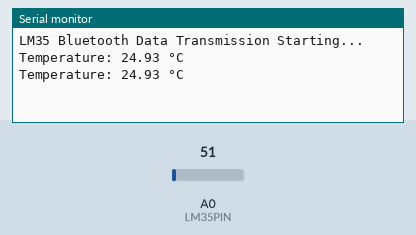
Simulated run of this sketch. Board: Arduino Uno, built with avr-gcc and run on an emulated ATmega328P. On the bench: the last lines printed to the serial monitor. The inputs (shaded band) are chosen by the test bench; at power-on: A0 (LM35PIN) = 51.

Above: at 2.8 s.
2.9 s: A0 (LM35PIN) set to 61
At 4.7 s:
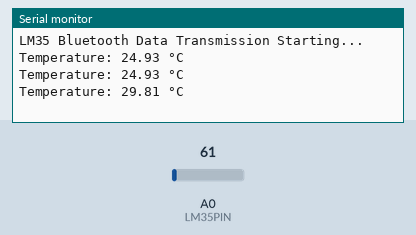
5.6 s: A0 (LM35PIN) set to 71
At 7.2 s:
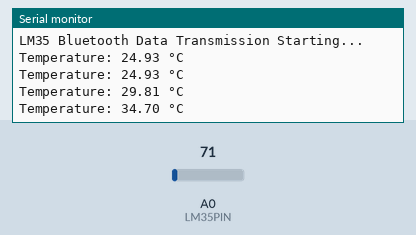
Timing chart, 0 to 8.7 s (numbered marks = the images above; inputs shaded):
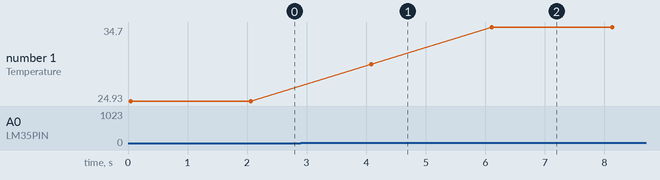

Measured:
- after the input at 2.9 s, the serial monitor: prints a new line after 1.2 s (image 1)
- after the input at 5.6 s, the serial monitor: prints a new line after 0.51 s (image 2)
- plotted number 1: 24.93 → 29.81 after the input at 2.9 s, 29.81 → 34.7 after the input at 5.6 s

The sketch:

BT_LM35.ino
```cpp
#include <SoftwareSerial.h>

// Define RX and TX pins for SoftwareSerial
SoftwareSerial BTSerial(2, 3); // RX | TX

// LM35 settings
#define LM35PIN A0 // Pin connected to LM35 sensor output

void setup() {
  // Initialize Serial Monitor
  Serial.begin(9600);
  // Initialize Bluetooth Serial
  BTSerial.begin(9600);

  Serial.println("LM35 Bluetooth Data Transmission Starting...");
  BTSerial.println("Ready to display LM35 data!");
}

void loop() {
  // Read the analog value from the LM35 sensor
  int analogValue = analogRead(LM35PIN);

  // Convert the analog value to temperature in Celsius
  float voltage = analogValue * (5.0 / 1023.0); // Convert to voltage (0-5V)
  float temperature = voltage * 100.0; // LM35 gives 10mV/°C

  // Display the data on the Serial Monitor
  Serial.print("Temperature: ");
  Serial.print(temperature);
  Serial.println(" °C");

  // Send the data to the Bluetooth terminal
  BTSerial.print("Temperature: ");
  BTSerial.print(temperature);
  BTSerial.println(" °C");

  // Wait before the next reading
  delay(2000);
}
```
